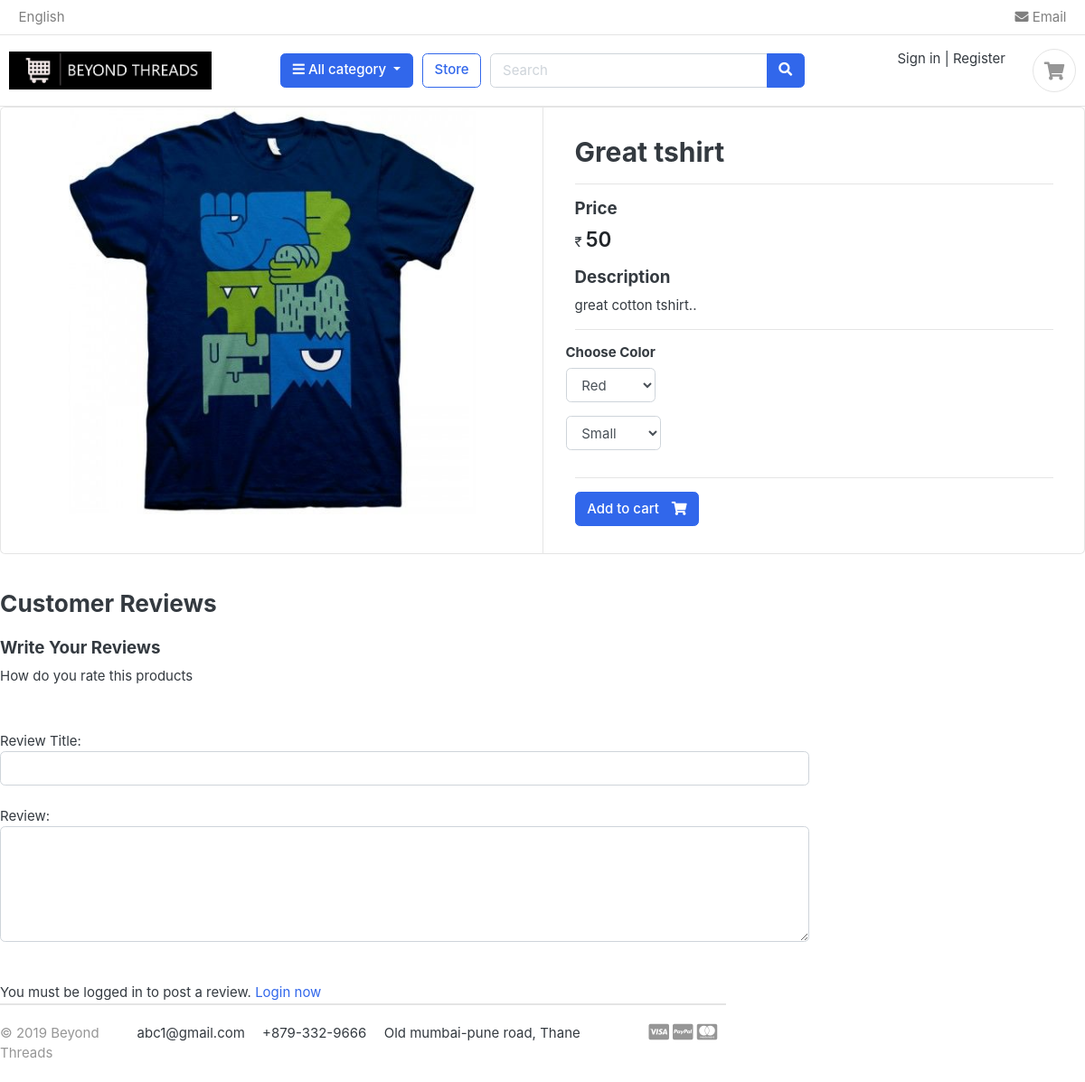
The app's page /store/category/tshirts/great-tshirt/ with its own data.
### store/models.py (models this page shows, shortened)
class Product(models.Model):
    product_name=models.CharField(max_length=100)
    images=models.ImageField(upload_to="photos/product")
    description=models.TextField(max_length=200)
    slug=models.SlugField(max_length=100)
    price=models.IntegerField()
    stock=models.IntegerField()
    is_available=models.BooleanField(default=True)
    upload_date=models.DateTimeField(auto_now_add=True)
    updated_date=models.DateTimeField(auto_now=True)
    category=models.ForeignKey(Category,on_delete=models.CASCADE)

### store/views.py (the view)
# urls.py: path('category/<slug:category_slug>/<slug:product_slug>/',views.product_detail,name="product_detail"),
def product_detail(request,category_slug,product_slug):
    single_product=Product.objects.get(category__slug=category_slug,slug=product_slug)
    context={
        'single_product':single_product
    }
    return render(request,'store/product_detail.html',context)

### carts/context_processors.py (called while the page is built)
def counter(request):
    if 'carts/carts' in request.path:
        try:
            cart_count=0
            if request.user.is_authenticated:
                  cart_items=CartItem.objects.filter(user=request.user,is_active=True)
            else:
                cart=Cart.objects.get(cart_id=_cart_id(request))
                cart_items=CartItem.objects.filter(cart=cart,is_active=True)
            for cart_item in cart_items:
                cart_count=cart_count+cart_item.quantity
            return dict(cart_count=cart_count)
        except Cart.DoesNotExist:
            cart_count=0
    else:
        return {}

### carts/models.py (called while the page is built)
    def colors(self):
        return super(VariationManager,self).filter(variation_category='color',is_active=True)

    def sizes(self):
        return super(VariationManager,self).filter(variation_category='size',is_active=True)

### category/context_processors.py (called while the page is built)
def menu_links(request):
    links=Category.objects.all()
    return dict(multiple_links=links)

### category/models.py (called while the page is built)
    def get_url(self):
        return reverse('product_by_category',args=[self.slug])

### templates/store/product_detail.html (shortened to what this page needs)
{% extends 'base.html' %}
{% load static %}
{% block content %}
<div class="card">
    <div class="row no-gutters">
        <aside class="col-md-6">
            <article class="gallery-wrap">
                <div class="img-big-wrap">
                    <a href="#"><img src="{{single_product.images.url}}"></a>
                </div>
            </article>
        </aside>
        <main class="col-md-6 border-left">
            <article class="content-body">
                <form method="POST" action="{% url 'add_cart' single_product.id %}">
                <h2 class="title">{{single_product.product_name}}</h2><hr>
                <div class="mb-3">
                    <h5>Price</h5>
                    ₹ <var class="price h4">{{single_product.price}}</var>
                </div>
               <h5>Description</h5>
                <p>{{single_product.description}}</p>
                <hr>
                <div class="row">
                    <div class="item-option-select">
                        <h6>Choose Color</h6>
                        <select name="color" class="form-control">
                            {% for i in single_product.variation_set.colors %}
                            <option value={{i.variation_value}}>{{i.variation_value}}</option>
                            {% endfor %}
                        </select>
                    </div>
                </div>
                <div class="row">
                    <div class="item-option-select">
                        <select name="size" class="form-control">
                            {% for i in single_product.variation_set.sizes %}
                            <option value={{i.variation_value}}>{{i.variation_value}}</option>
                            {% endfor %}
                        </select>
                    </div>
                </div>
                <hr>
                {% if single_product.stock > 0 %}
                <button type="submit" class="btn  btn-primary"> <span class="text">Add to cart</span> <i class="fas fa-shopping-cart"></i></button>
                {% else %}
                <h1 class="btn btn-danger">Out of Stock</h1>
                {% endif %}
            </article>
        </main>
    </div>
</div>
<br>
<div class="row">
    <div class="col-md-9">
        <header class="section-heading">
            <h3>Customer Reviews </h3>
        </header>
        <form method="POST" action="{% url 'submit_review' single_product.id %}">
            <h5>Write Your Reviews</h5>
            <div>
                <label>How do you rate this products</label>
                <br>
                <div class="rate">
                    <input type="radio" name="rating" id="rating10" value="5" required><label for="rating10" title="5"></label>
                    <input type="radio" name="rating" id="rating9" value="4.5" required><label for="rating9" title="4.5"></label>
                    <input type="radio" name="rating" id="rating8" value="4" required><label for="rating8" title="4"></label>
                    <input type="radio" name="rating" id="rating7" value="3.5" required><label for="rating7" title="3.5"></label>
                    <input type="radio" name="rating" id="rating6" value="3" required><label for="rating6" title="3"></label>
                    <input type="radio" name="rating" id="rating5" value="2.5" required><label for="rating5" title="2.5"></label>
                    <input type="radio" name="rating" id="rating4" value="2" required><label for="rating4" title="2"></label>
                    <input type="radio" name="rating" id="rating3" value="1.5" required><label for="rating3" title="1.5"></label>
                    <input type="radio" name="rating" id="rating2" value="1" required><label for="rating2" title="1"></label>
                    <input type="radio" name="rating" id="rating1" value="0.5" required><label for="rating1" title="0.5"></label>
            </div><br>
            Review Title:
            <input type="text" class="form-control" name="subject">
            <br>
            Review:
            <textarea name="review" class="form-control" rows="5"></textarea><br><br>
        {% if user.is_authenticated %}
        <input type="submit" value="Submit Review" class="btn btn-primary">
{% else %}
<p>You must be logged in to post a review. <span><a href="{% url 'login' %}">Login now</a></span></p>
{% endif %}
    </div>
</div>
{% endblock %}

### static/css/ui.css (style rules this page uses)
html { font-family: "Inter", sans-serif; font-size: 15px; }
.content-body { flex: 1 1 auto; padding: 2rem 2.3rem; }
var { font-style: normal; }
article:after, .form-group:after { display: block; clear: both; content: ""; }
.section-heading { margin-bottom: 20px; margin-top: 15px; }
p:last-child { margin-bottom: 0; }
.btn .text + i { margin-left: 10px; }
.price { font-weight: 600; color: #212529; }
.gallery-wrap .img-big-wrap { margin-bottom: 10px; border-radius: 0.37rem; overflow: hidden; background-color: #fff; }
.gallery-wrap .img-big-wrap a { text-align: center; display: block; }
.gallery-wrap .img-big-wrap img { height: 450px; width: auto; display: inline-block; }
.item-option-select { margin-bottom: 1rem; display: inline-block; margin-right: 15px; }

### static/css/star.css (style rules this page uses)
.rate { display: inline-block;; border: 0; }
.rate > label { float: right; }
.rate > label:before { content: "\f005"; display: inline-block; font-size: 1.1rem; font-family:FontAwesome; margin:0; padding:0.3rem .2rem; cursor: pointer; }

### records on screen
Product: images (picture), product_name "Great tshirt", price "50", description "great cotton tshirt.."

### other values on screen
form field color "Red"
form field size "Small"
